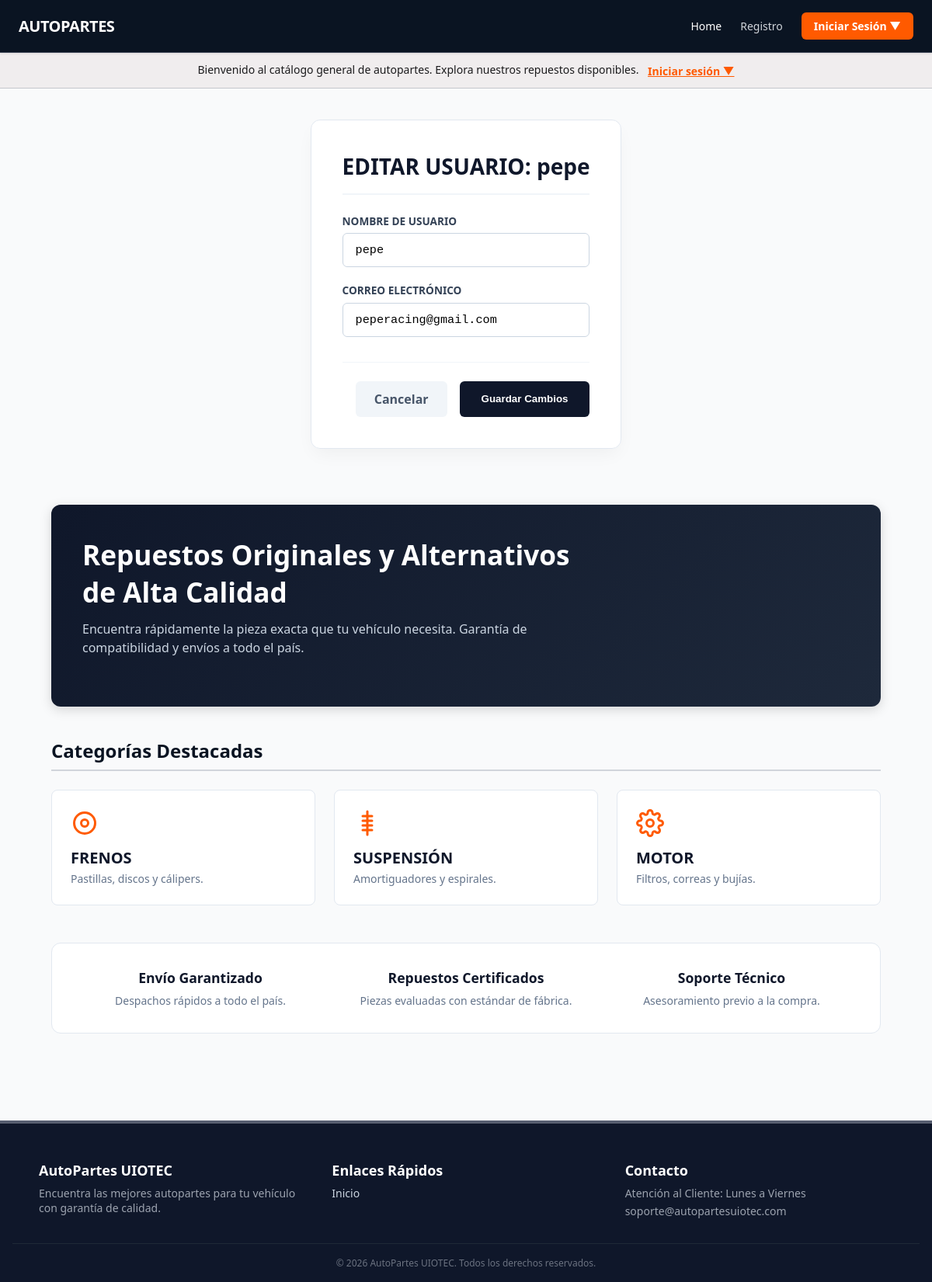
/usuarios/actualizar/1/, run on the app's committed database.
### Autopartes/models.py (models this page shows, shortened)
class Usuarios(models.Model):
    nombre_usuario = models.CharField(max_length=30)
    email_usuario = models.EmailField()

### Autopartes/views.py (the view)
# urls.py: path('usuarios/actualizar/<int:usuario_id>/', views.actualizar_usuario, name='actualizar_usuario'),
def actualizar_usuario(request, usuario_id):
    usuario = get_object_or_404(Usuarios, id=usuario_id)
    if request.method == 'POST':
        form = CrearUsuariosForm(request.POST, instance=usuario)
        if form.is_valid():
            form.save()
            messages.success(request, f'Usuario "{usuario.nombre_usuario}" actualizado correctamente.')
            return redirect('usuarios')
    else:
        form = CrearUsuariosForm(instance=usuario)
    return render(request, 'Autopartes/actualizar_usuario.html', {'form': form, 'usuario': usuario})

### Autopartes/forms.py
class CrearUsuariosForm(forms.ModelForm):
    class Meta:
        model = Usuarios
        fields = ['nombre_usuario', 'email_usuario']
        labels = {
            'nombre_usuario': 'Nombre de Usuario',
            'email_usuario': 'Correo Electrónico',
        }
        widgets = {
            'nombre_usuario': forms.TextInput(attrs={
                'class': 'form-control',
                'placeholder': 'Ingrese el nombre'
            }),
            'email_usuario': forms.EmailInput(attrs={
                'class': 'form-control',
                'placeholder': 'ejemplo@correo.com'
            }),
        }

### templates/Autopartes/actualizar_usuario.html (shortened to what this page needs)
{% extends 'Autopartes/index.html' %}
{% load static %}
{% block codigoDinamico %}
<div class="container" style="max-width: 850px; margin: 2.5rem auto; padding: 0 1rem;">
    <div style="background: rgba(255, 255, 255, 0.95); backdrop-filter: blur(12px); border-radius: 12px; padding: 2.5rem; box-shadow: 0 10px 25px -5px rgba(0,0,0,0.05); border: 1px solid #e2e8f0;">
        <h1 style="margin: 0 0 1.5rem 0; font-size: 1.75rem; font-weight: 800; color: #0f172a; border-bottom: 2px solid #f1f5f9; padding-bottom: 1rem;">
            EDITAR USUARIO: {{ usuario.nombre_usuario }}
        </h1>
        <form action="" method="post">
            <div style="display: grid; grid-template-columns: repeat(auto-fit, minmax(300px, 1fr)); gap: 1.25rem;">
                {% for field in form %}
                    <div style="display: flex; flex-direction: column; gap: 0.4rem;">
                        <label for="{{ field.id_for_label }}" style="font-weight: 700; font-size: 0.85rem; color: #334155; text-transform: uppercase;">
                            {{ field.label }}
                        </label>
                        <div class="form-input-box">
                            {{ field }}
                        </div>
                    </div>
                {% endfor %}
            </div>
            <div style="display: flex; justify-content: flex-end; gap: 1rem; margin-top: 2rem; border-top: 1px solid #f1f5f9; padding-top: 1.5rem;">
                <a href="{% url 'usuarios' %}" style="background-color: #f1f5f9; color: #475569; padding: 0.75rem 1.5rem; border-radius: 6px; text-decoration: none; font-weight: 600;">
                    Cancelar
                </a>
                <button type="submit" style="background-color: #0f172a; color: white; border: none; padding: 0.75rem 1.75rem; border-radius: 6px; font-weight: 700; cursor: pointer;">
                    Guardar Cambios
                </button>
            </div>
        </form>
    </div>
</div>
{% endblock codigoDinamico %}

### static/Autopartes/styles.css (style rules this page uses)
:root { --primary: #0a1422; --on-primary: #ffffff; --safety-orange: #FF5A00; --secondary: #575e70; --surface: #fbf9fa; --surface-container: #f0edee; --on-surface: #1b1b1d; --on-surface-variant: #44474c; --border-color: #D1D5DB; --outline-variant: #c5c6cc; --font-sans: system-ui, -apple-system, BlinkMacSystemFont, 'Segoe UI', Roboto, Oxygen, Ubuntu, Cantarell, sans-serif; --font-mono: 'JetBrains Mono', Consolas, Monaco, 'Courier New', monospace; }
* { box-sizing: border-box; margin: 0; padding: 0; }
body { font-family: var(--font-sans); background-color: #F9FAFB; color: var(--on-surface); min-height: 100vh; display: flex; flex-direction: column; }
.form-control { width: 100%; padding: 0.75rem; background-color: #ffffff; border: 1px solid var(--border-color); border-radius: 0.25rem; font-family: var(--font-mono); font-size: 0.875rem; }
:root { --color-primario: #0d6efd; --color-primario-hover: #0b5ed7; --color-exito: #198754; --color-exito-hover: #157347; --color-fondo: #f8f9fa; --color-texto: #212529; --color-borde: #ced4da; --sombra-tarjeta: 0 4px 12px rgba(0, 0, 0, 0.1); }

### templates/Autopartes/actualizar_usuario.html (style rules this page uses)
.form-input-box input, .form-input-box select { width: 100% !important; padding: 0.75rem 1rem !important; border: 1px solid #cbd5e1 !important; border-radius: 6px !important; font-size: 0.95rem !important; box-sizing: border-box !important; }

### data on the page
Usuarios: nombre_usuario "pepe", form "pepe" "peperacing@gmail.com"

### other printed values
{{ field.label }} "NOMBRE DE USUARIO" "CORREO ELECTRÓNICO"
